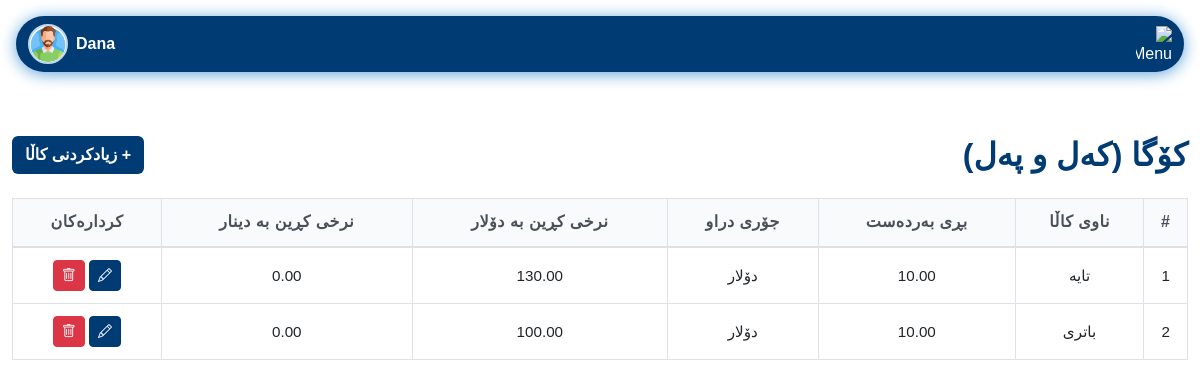
Page /pages/add_material.php (signed in) on the earlier database version.
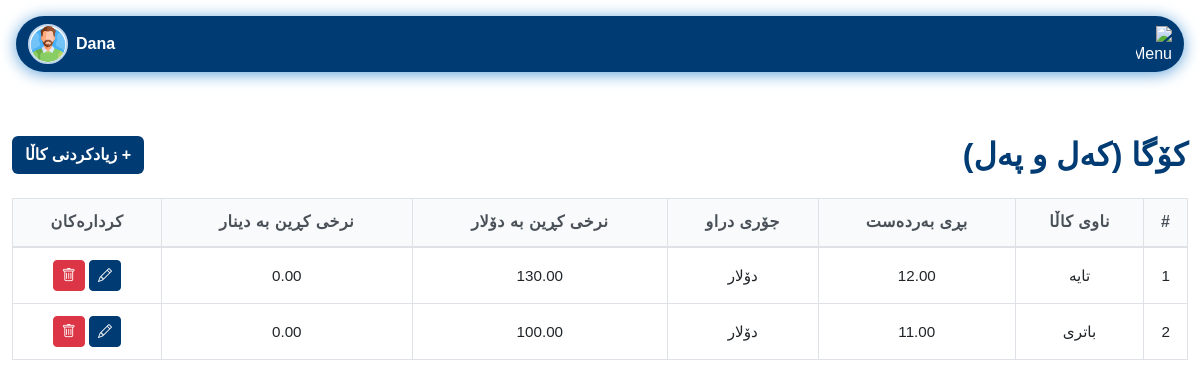
Same page on the later database version.
### tables this page shows
CREATE TABLE `list_materials` (
  `id` int(11) NOT NULL,
  `name` varchar(255) NOT NULL,
  `quantity` decimal(15,2) NOT NULL DEFAULT 0.00,
  `created_at` timestamp NOT NULL DEFAULT current_timestamp(),
  `currency_type` enum('دینار','دۆلار') DEFAULT 'دینار',
  `purchase_price_usd` decimal(15,2) DEFAULT 0.00,
  `purchase_price_iqd` decimal(15,2) DEFAULT 0.00
);

### config/permissions.php (called while the page is built, shortened)
<?php
function hasPermission($perm) {
    global $pdo;
    $role = $_SESSION['role'];
    if ($role === 'admin') return true;
    $stmt = $pdo->prepare('SELECT COUNT(*) FROM role_permissions rp JOIN permissions p ON rp.permission_id = p.id WHERE rp.role = ? AND p.name = ?');
    $stmt->execute([$role, $perm]);
    $result = $stmt->fetchColumn();
    return $result > 0;
}

### pages/add_material.php (the view, shortened to what this page needs)
<?php
require_once '../config/db_conected.php';
require_once '../config/permissions.php';
$materials = $pdo->query("SELECT id, name, quantity, currency_type, purchase_price_usd, purchase_price_iqd FROM list_materials")->fetchAll(PDO::FETCH_ASSOC);
?>
<!DOCTYPE html>
<html lang="ku">
<head>
    <link href="https://cdn.jsdelivr.net/npm/bootstrap@5.3.0/dist/css/bootstrap.rtl.min.css" rel="stylesheet">
    <link href="../assets/css/login.css" rel="stylesheet">
    <link href="../assets/css/variables.css" rel="stylesheet">
    <link href="../assets/css/nav.css" rel="stylesheet">
    <link href="../assets/css/comon/table.css" rel="stylesheet">
    <link href="../assets/css/comon/style.css" rel="stylesheet">
    <link href="../assets/css/comon/select2_design.css" rel="stylesheet">
    <link rel="stylesheet" href="https://cdn.jsdelivr.net/npm/select2-bootstrap-5-theme@1.3.0/dist/select2-bootstrap-5-theme.rtl.min.css" />
    <link rel="stylesheet" href="https://cdnjs.cloudflare.com/ajax/libs/font-awesome/6.4.2/css/all.min.css">
</head>
<body dir="rtl">
<?php include '../includes/navbar.php'; ?>
<div class="container-fluid py-5">
    <div class="d-flex justify-content-between align-items-center mb-4">
        <h2 class="mb-0" style="color: var(--seafoam-green); font-weight: bold;">کۆگا (کەل و پەل)</h2>
        <?php if (hasPermission('add_material')): ?>
        <button class="btn" data-bs-toggle="modal" data-bs-target="#addMaterialModal" style="background: var(--seafoam-green); color:white; font-weight: bold;">+ زیادکردنی کاڵا</button>
        <?php endif; ?>
    </div>
    <div class="table-responsive">
        <table class="table table-bordered table-hover align-middle text-center" id="materialTable">
            <thead style="background: var(--kelly-green); color: var(--seafoam-green);">
                <tr>
                    <th>#</th>
                    <th>ناوی کاڵا</th>
                    <th>بڕی بەردەست</th>
                    <th>جۆری دراو</th>
                    <th>نرخی کڕین بە دۆلار</th>
                    <th>نرخی کڕین بە دینار</th>
                    <th>کردارەکان</th>
                </tr>
            </thead>
            <tbody>
                <?php if (count($materials) === 0): ?>
                <tr>
                    <td colspan="7">هیچ داتایەک نییە</td>
                </tr>
                <?php else: ?>
                    <?php foreach ($materials as $i => $mat): ?>
                    <tr>
                        <td><?= $i+1 ?></td>
                        <td><?= htmlspecialchars($mat['name']) ?></td>
                        <td><?= htmlspecialchars($mat['quantity']) ?></td>
                        <td><?= htmlspecialchars($mat['currency_type']) ?></td>
                        <td><?= htmlspecialchars($mat['purchase_price_usd']) ?></td>
                        <td><?= htmlspecialchars($mat['purchase_price_iqd']) ?></td>
                        <td>
                            <?php if (hasPermission('edit_material')): ?>
                            <button class="btn btn-sm btn-primary edit-btn" data-id="<?= $mat['id'] ?>" data-name="<?= htmlspecialchars($mat['name']) ?>" data-quantity="<?= htmlspecialchars($mat['quantity']) ?>" data-currency_type="<?= htmlspecialchars($mat['currency_type']) ?>" data-purchase_price_usd="<?= htmlspecialchars($mat['purchase_price_usd']) ?>" data-purchase_price_iqd="<?= htmlspecialchars($mat['purchase_price_iqd']) ?>" aria-label="نوێکردنەوە"><i class="bi bi-pencil"></i></button>
                            <?php endif; ?>
                            <?php if (hasPermission('delete_material')): ?>
                            <button class="btn btn-sm btn-danger delete-btn" data-id="<?= $mat['id'] ?>" aria-label="سڕینەوە"><i class="bi bi-trash"></i></button>
                            <?php endif; ?>
                        </td>
                    </tr>
                    <?php endforeach; ?>
                <?php endif; ?>
            </tbody>
        </table>
    </div>
</div>
</body>
</html>

Differences in the rows shown:
changed list_materials "تایە": quantity "10.00" → "12.00"
changed list_materials "باتری": quantity "10.00" → "11.00"
